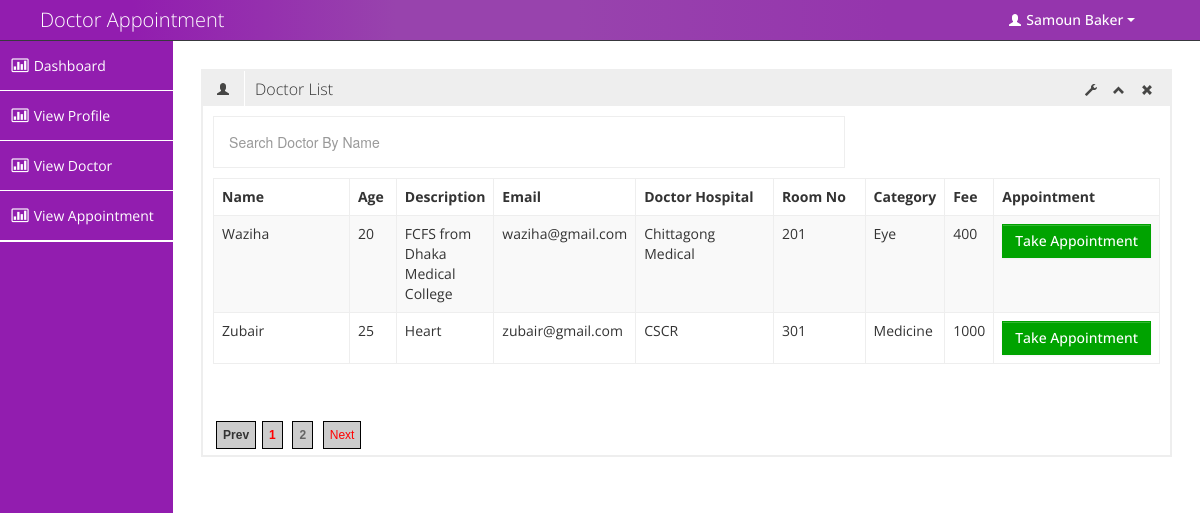
/main/view_doctor_for_patients.php (signed in), run on the app's committed database.
### tables this page shows
CREATE TABLE `tbl_doctor` (
  `doctorId` int(11) NOT NULL,
  `doctorName` varchar(255) NOT NULL,
  `doctorAge` int(11) NOT NULL,
  `doctorDescription` text NOT NULL,
  `doctorEmail` varchar(255) NOT NULL,
  `doctorPassword` varchar(255) NOT NULL,
  `doctorMobileNumber` varchar(30) NOT NULL,
  `doctorPatientsNumber` int(11) NOT NULL,
  `doctorHospitalName` varchar(255) NOT NULL,
  `doctorRoomNo` varchar(100) NOT NULL,
  `doctorCategory` varchar(255) NOT NULL,
  `doctorFee` int(11) NOT NULL,
  `doctorTime` varchar(100) NOT NULL
);

### main/view_doctor_for_patients.php (the view, shortened to what this page needs)
<?php include 'includes/patientsheader.php' ?>
<?php include 'connect.php' ?>
<?php
$perpage = 2;
if (isset($_GET["page"])) {
    $page = intval($_GET["page"]);
} else {
    $page = 1;
}
$calc = $perpage * $page;
$start = $calc - $perpage;
$sql = "SELECT * FROM tbl_doctor ORDER BY doctorId DESC LIMIT $start, $perpage";
if (mysqli_query($conn, $sql)) {
    $query_result = mysqli_query($conn, $sql);
} else {
    die("Query problem" . mysqli_error($conn));
}
?>
<div class="row-fluid sortable">
    <div class="box span12">
        <div class="box-header" data-original-title>
            <h2><i class="halflings-icon user"></i><span class="break"></span>Doctor List</h2>
            <div class="box-icon">
                <a href="#" class="btn-setting"><i class="halflings-icon wrench"></i></a>
                <a href="#" class="btn-minimize"><i class="halflings-icon chevron-up"></i></a>
                <a href="#" class="btn-close"><i class="halflings-icon remove"></i></a>
            </div>
        </div>
        <div class="box-content">
            <input type="text" style="padding:15px; width:600px; "  name="filter" value="" id="search_doctor_filter" placeholder="Search Doctor By Name" autocomplete="off" />
            <br/>
            <table id="resultTable" class="table table-striped table-bordered ">
                <thead>
                    <tr>
                        <th width="15%">Name</th>
                        <th width="5%">Age</th>
                        <th width="10%">Description</th>
                        <th width="10%">Email</th>
                        <th width="15%">Doctor Hospital</th>
                        <th width="10%">Room No</th>
                        <th width="5%">Category</th>
                        <th width="4%">Fee</th>
                        <th width="10%">Appointment</th>
                    </tr>
                </thead>
                <tbody>
                    <?php
                    while ($doctor_info = mysqli_fetch_assoc($query_result)) {
                        ?>
                        <tr>
                            <td><?php echo $doctor_info['doctorName']; ?></td>
                            <td class="center"><?php echo $doctor_info['doctorAge']; ?></td>
                            <td class="center"><?php echo $doctor_info['doctorDescription']; ?></td>
                            <td class="center"><?php echo $doctor_info['doctorEmail']; ?></td>
                            <td class="center"><?php echo $doctor_info['doctorHospitalName']; ?></td>
                            <td class="center"><?php echo $doctor_info['doctorRoomNo']; ?></td>
                            <td class="center"><?php echo $doctor_info['doctorCategory']; ?></td>
                            <td class="center"><?php echo $doctor_info['doctorFee']; ?></td>
                            <td class="center">
                                <a class="btn btn-success" title="Take Appointment" href="take_appointment.php?doctorId=<?php echo $doctor_info['doctorId']; ?>">
                                Take Appointment
                                </a>
                            </td>
                        </tr>
                    <?php } ?>
                </tbody>
            </table>
            <br/>
            <br/>
            <div id="pagination_for_search">
                <?php
                if (isset($page)) {
                    $datasql = "SELECT * FROM tbl_doctor";
                    if (mysqli_query($conn, $datasql)) {
                        $result = mysqli_query($conn, $datasql);
                        $rowcount = mysqli_num_rows($result);
                    } else {
                        die("Query problem" . mysqli_error($conn));
                    }
                    $total = $rowcount;
                    $totalPages = ceil($total / $perpage);
                    if ($page <= 1) {
                        echo "<span id='page_links' style='font-weight: bold;'>Prev</span>";
                    } else {
                        $j = $page - 1;
                        echo "<span><a id='page_a_link' href='?page=$j'> Prev</a></span>";
                    }
                    $range = 3;
                    for ($x = ($page - $range); $x < (($page + $range) + 1); $x++) {
                        if (($x > 0) && ($x <= $totalPages)) {
                            if ($x == $page) {
                                echo "<span><a id='page_a_link'><b>$x</b></a></span>";
                            } else {
                                echo " <a id='page_links' style='font-weight: bold;' href='{$_SERVER['PHP_SELF']}?page=$x'>$x</a> ";
                            }
                        }
                    }
                    if ($page == $totalPages) {
                        echo "<span id='page_links' style='font-weight: bold;'>Next</span>";
                    } else {
                        $j = $page + 1;
                        echo "<span><a id='page_a_link' href='?page=$j'>Next</a></span>";
                    }
                }
                ?>
            </div>
        </div>
    </div>
</div>
<?php include 'includes/patientsfooter.php' ?>

### main/css/pagination.css (style rules this page uses)
#page_links { font-family: arial, verdana; font-size: 12px; border:1px #000000 solid; padding: 6px; margin: 3px; background-color: #cccccc; text-decoration: none; }
#page_a_link { font-family: arial, verdana; font-size: 12px; border:1px #000000 solid; color: #ff0000; background-color: #cccccc; padding: 6px; margin: 3px; text-decoration: none; }

### main/css/style.css (style rules this page uses)
body { background: #F5F5F5; color: #333; border: none; font-family: 'Open Sans', sans-serif; font-weight: 400; }
a { color: #646464; }
h2 { font-size: 16px; line-height: 16px; }
.box { border: 2px solid #eee; background: #fff !important; margin-bottom: 28px; }
.box-header { height: 16px; font-size: 16px; line-height: 16px; padding: 10px; background: #eee; -webkit-box-shadow: none; -moz-box-shadow: none; box-shadow: none; overflow: hidden; }
.box-header h2 { float:left; margin-top: 0px; font-weight: 300; }
.box-header h2 i { margin: 0px 3px 0px 4px; opacity: .8; filter: alpha(opacity=80); -ms-filter:"progid:DXImageTransform.Microsoft.Alpha(Opacity=80)"; }
.box-header .box-icon { float:right; margin-top: 1px; }
.box-header .box-icon i { -webkit-transition: all 0.1s ease-in-out; -moz-transition: all 0.1s ease-in-out; -o-transition: all 0.1s ease-in-out; -ms-transition: all 0.1s ease-in-out; transition: all 0.1s ease-in-out; opacity: .8; filter: alpha(opacity=80); -ms-filter:"progid:DXImageTransform.Microsoft.Alpha(Opacity=80)"; }
.box-header .box-icon a { margin: 0px 5px; }
.box-content { position: relative; z-index: 50; margin-top: -1px; padding: 10px; background: #fff !important; }
.btn { display: inline-block; padding: 6px 12px; margin-bottom: 0; font-size: 14px; font-weight: 500; line-height: 20px; text-align: center; white-space: nowrap; vertical-align: middle; cursor: pointer; border: 1px solid #a7a9aa; -webkit-border-radius: 0px !important; border-radius: 0px !important; }
.btn { color: #ffffff; background-color: #a7a9aa; border-color: #a7a9aa; background-image: none; filter: none; text-shadow: none; }
.btn-success { background-color: #00A300; border-color: #00A300; }
.table th, .table td { border-top: 1px solid #eee; }
.table-bordered { border-color: #eee; -webkit-border-radius: 0px !important; -moz-border-radius: 0px !important; border-radius: 0px !important; }
.table-bordered th, .table-bordered td { border-left: 1px solid #eee; }
.table-bordered thead:first-child tr:first-child > th:first-child, .table-bordered tbody:first-child tr:first-child > td:first-child, .table-bordered tbody:first-child tr:first-child > th:first-child { -webkit-border-radius: 0px !important; -moz-border-radius: 0px !important; border-radius: 0px !important; }
.table-bordered thead:first-child tr:first-child > th:last-child, .table-bordered tbody:first-child tr:first-child > td:last-child, .table-bordered tbody:first-child tr:first-child > th:last-child { -webkit-border-radius: 0px !important; -moz-border-radius: 0px !important; border-radius: 0px !important; }
.table-bordered thead:last-child tr:last-child > th:first-child, .table-bordered tbody:last-child tr:last-child > td:first-child, .table-bordered tbody:last-child tr:last-child > th:first-child, .table-bordered tfoot:last-child tr:last-child > td:first-child, .table-bordered tfoot:last-child tr:last-child > th:first-child { -webkit-border-radius: 0px !important; -moz-border-radius: 0px !important; border-radius: 0px !important; }
.table-bordered thead:last-child tr:last-child > th:last-child, .table-bordered tbody:last-child tr:last-child > td:last-child, .table-bordered tbody:last-child tr:last-child > th:last-child, .table-bordered tfoot:last-child tr:last-child > td:last-child, .table-bordered tfoot:last-child tr:last-child > th:last-child { -webkit-border-radius: 0px !important; -moz-border-radius: 0px !important; border-radius: 0px !important; }

### main/css/halflings.css (style rules this page uses)
html, html .halflings { -webkit-font-smoothing: antialiased !important; }
.halflings-icon { display: inline-block; width: 14px; height: 14px; line-height: 14px; vertical-align: text-top; background-image: url(../img/glyphicons_halflings.svg); background-position: 0 0; background-repeat: no-repeat; vertical-align: top; *display: inline; *zoom: 1; *margin-right: .3em; }
.halflings-icon.user { background-position: -168px 0; }
.halflings-icon.remove { background-position: -312px 0; }
.halflings-icon.chevron-up { background-position: -288px -120px; }
.halflings-icon.wrench { background-position: -360px -144px; }

### data on the page
tbl_doctor: doctorName "Waziha", doctorAge "20", doctorDescription "FCFS from Dhaka Medical College", doctorEmail "waziha@gmail.com", doctorHospitalName "Chittagong Medical", doctorRoomNo "201", doctorCategory "Eye", doctorFee "400"
tbl_doctor: doctorName "Zubair", doctorAge "25", doctorDescription "Heart", doctorEmail "zubair@gmail.com", doctorHospitalName "CSCR", doctorRoomNo "301", doctorCategory "Medicine", doctorFee "1000"

### other printed values
$_SESSION['userName'] "Samoun Baker"
